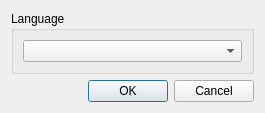
<?xml version="1.0" encoding="UTF-8"?>
<ui version="4.0">
 <class>SettingsDialog</class>
 <widget class="QDialog" name="SettingsDialog">
  <property name="geometry">
   <rect>
    <x>0</x>
    <y>0</y>
    <width>265</width>
    <height>106</height>
   </rect>
  </property>
  <property name="windowTitle">
   <string>Settings</string>
  </property>
  <property name="windowIcon">
   <iconset resource="spotwebfc.qrc">
    <normaloff>:/images/settings.png</normaloff>:/images/settings.png</iconset>
  </property>
  <layout class="QGridLayout" name="gridLayout_2">
   <item row="0" column="0">
    <widget class="QGroupBox" name="groupBox">
     <property name="title">
      <string>Language</string>
     </property>
     <layout class="QGridLayout" name="gridLayout">
      <item row="0" column="0">
       <widget class="QComboBox" name="languageComboBox">
        <property name="insertPolicy">
         <enum>QComboBox::NoInsert</enum>
        </property>
       </widget>
      </item>
     </layout>
    </widget>
   </item>
   <item row="2" column="0">
    <widget class="QDialogButtonBox" name="buttonBox">
     <property name="orientation">
      <enum>Qt::Horizontal</enum>
     </property>
     <property name="standardButtons">
      <set>QDialogButtonBox::Cancel|QDialogButtonBox::Ok</set>
     </property>
    </widget>
   </item>
   <item row="1" column="0">
    <spacer name="verticalSpacer">
     <property name="orientation">
      <enum>Qt::Vertical</enum>
     </property>
     <property name="sizeHint" stdset="0">
      <size>
       <width>20</width>
       <height>40</height>
      </size>
     </property>
    </spacer>
   </item>
  </layout>
 </widget>
 <resources>
  <include location="spotwebfc.qrc"/>
 </resources>
 <connections>
  <connection>
   <sender>buttonBox</sender>
   <signal>accepted()</signal>
   <receiver>SettingsDialog</receiver>
   <slot>accept()</slot>
   <hints>
    <hint type="sourcelabel">
     <x>248</x>
     <y>254</y>
    </hint>
    <hint type="destinationlabel">
     <x>157</x>
     <y>274</y>
    </hint>
   </hints>
  </connection>
  <connection>
   <sender>buttonBox</sender>
   <signal>rejected()</signal>
   <receiver>SettingsDialog</receiver>
   <slot>reject()</slot>
   <hints>
    <hint type="sourcelabel">
     <x>316</x>
     <y>260</y>
    </hint>
    <hint type="destinationlabel">
     <x>286</x>
     <y>274</y>
    </hint>
   </hints>
  </connection>
 </connections>
</ui>
